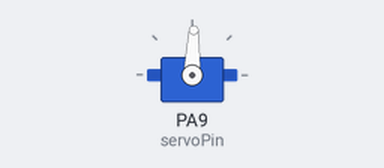
Recording of a sketch running on a simulated STM32 Blue Pill. Shown: servo. What the sketch prints to the serial monitor is not drawn.

Above: at 4.05 s.
Timing chart, 0 to 10.6 s (numbered marks = the images above):
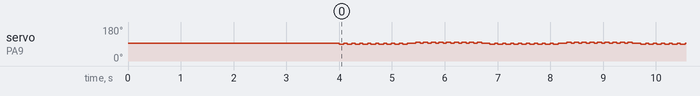

Measured:
- by itself, servo on PA9 (servoPin): moves between 88° and 98°, repeating every 2.9 s

The sketch:

atmega328pMG90SmicroServo.ino
```cpp
//Red = 5V, Brm = Gnd, Orn = COntrolor PWM
// see if it can move otherway also. It will not work with -ve values of Degrees
// 90 deg mid vale is 1350. 0 deg is 1350. 180 deg is 2300. Test


//servo.attach() - assign arduino pin connected to PWM pin of servo
//servo.datach() - opposite of above?
//servo.write(angle) - move servo to given angle
//servo.writeMicroseconds(us)- 1000 is fully CCW. 1500 is middle. 2000 is fully CW

#include <Servo.h>
Servo servo;

int servoPin = 9;

void setup()
{
  Serial.begin(9600);
  servo.attach(servoPin);
  // servo.attach(servoPin,550,2200);  // (pin, min, max)
  Serial.println("Attached!!!");
  servo.writeMicroseconds(1500);
  delay(2000);
  Serial.println("Started!!!");
  servo.writeMicroseconds(1500);
  delay(2000);
}

int trackingAngle = 0;
void loop()
{
  oscillate(90, 100);
  // servo.write(90);
  // pause(500);
  // servo.write(0);
  // pause(5000);
  // servo.write(180);
  // pause(5000);
  // servo.write(90);
  // pause(500);
  // rotateClockwise(360);
  // pause(100);
}

void oscillate(int angle, int pauseDur) {
  rotateClockwise(angle);
  pause(pauseDur);
  rotateAntiClockwise(angle);
  pause(pauseDur);
}

int ACLOCK_RUN_MS = 85;
int ACLOCK_PULSE = 1550;
int CLOCK_RUN_MS = 90;
int CLOCK_PULSE = 1450;
int STOP_PULSE = 1500;
int STOP_RUN_MS = 60;
int DEG_10 = 1;

void rotateClockwise(int angle) {
  rotate(angle, CLOCK_PULSE, CLOCK_RUN_MS);
}

void rotateAntiClockwise(int angle) {
 rotate(angle, ACLOCK_PULSE, ACLOCK_RUN_MS);
}

int SIDE = 1;
void rotate(int angle, int pulse, int runMs) {
  int pulseAngle = angle/10;
  int totalDeg = DEG_10 * pulseAngle;
 for (int i=0; i<totalDeg;i++) {
    servo.writeMicroseconds(pulse);
    delay(runMs);
    servo.writeMicroseconds(STOP_PULSE);
    delay(STOP_RUN_MS);
    if(trackingAngle >= angle) {
      SIDE = -1;
    } else if(trackingAngle <=0) {
      SIDE = 1;
    }
    trackingAngle = trackingAngle+(pulseAngle*SIDE);
    Serial.print("Angle: ");
    Serial.println(trackingAngle);
  }
}

void pause(int duration) {
    servo.writeMicroseconds(STOP_PULSE);
    delay(duration);
}
```
